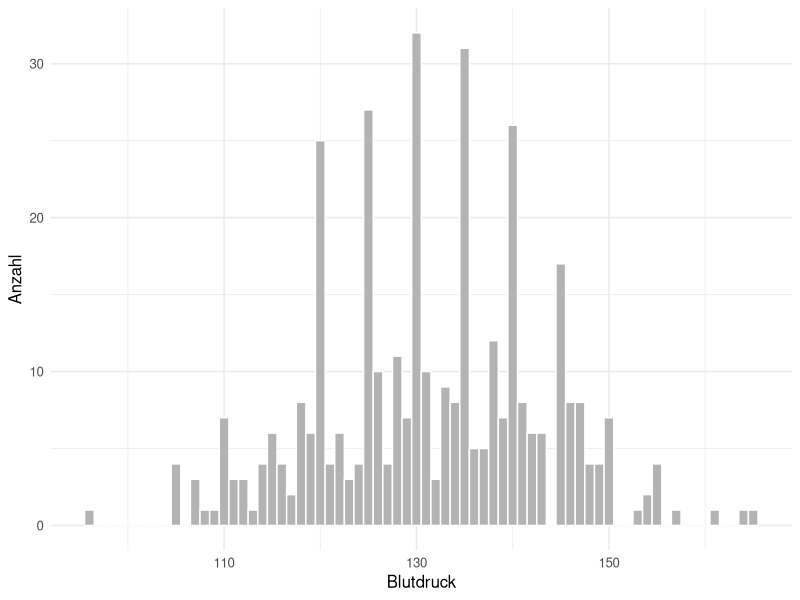
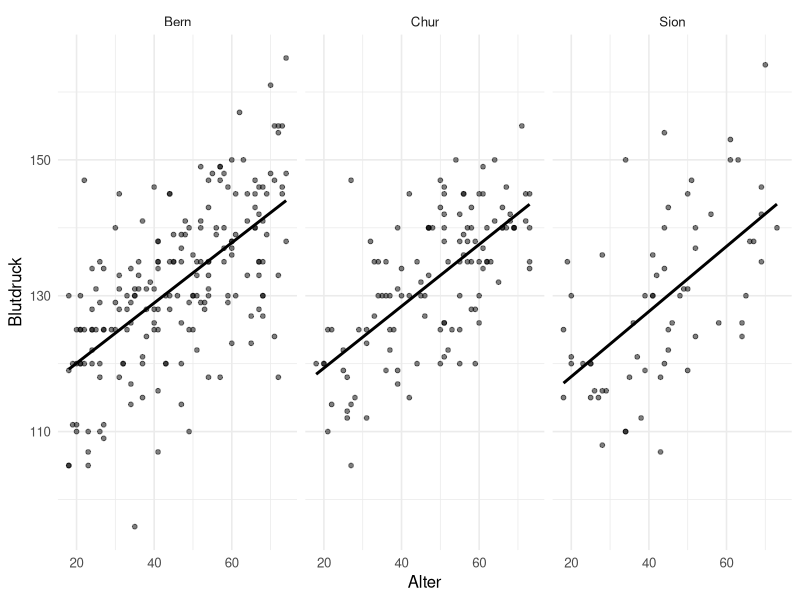

The R source for these figures, in order:
## ---- chunk 1
#| label: setup-r
#| include: false
library(ggplot2)
library(dplyr)

theme_set(theme_minimal(base_size = 12))
set.seed(42)

# Ein Datensatz mit absichtlich eingebauten Auffaelligkeiten, wie sie in
# echten Exporten vorkommen.
n <- 400
roh <- data.frame(
  gewicht  = round(rnorm(n, 82, 11), 1),
  alter    = sample(18:74, n, replace = TRUE),
  standort = sample(c("Bern", "Chur", "Sion"), n, replace = TRUE,
                    prob = c(0.5, 0.3, 0.2))
)
roh$blutdruck <- round(90 + 0.45 * roh$alter + 0.25 * roh$gewicht + rnorm(n, 0, 8))
# Rundungspraeferenz: ein Teil der Werte wurde auf 5 gerundet abgelesen
idx <- sample(seq_len(n), 150)
roh$blutdruck[idx] <- round(roh$blutdruck[idx] / 5) * 5
# Sensorfehler und Luecken
roh$gewicht[c(12, 88, 301)] <- -1
roh$blutdruck[sample(seq_len(n), 18)] <- NA
## ---- chunk 2
#| label: fig-variation-r
#| fig-cap: "Verteilung des Blutdrucks. Der Bereich stimmt, die Form ist auffällig gezackt."
#| fig-height: 3.2
ggplot(roh, aes(blutdruck)) +
  geom_histogram(binwidth = 1, fill = "grey70", colour = "white") +
  labs(x = "Blutdruck", y = "Anzahl")
## ---- chunk 3
#| label: rundung-r
endziffern <- table(roh$blutdruck %% 10)
round(prop.table(endziffern), 3)
## ---- chunk 4
#| label: bereinigt-eda-r
#| include: false
daten <- roh
daten$gewicht[daten$gewicht < 0] <- NA
## ---- chunk 5
#| label: fig-kovariation-r
#| fig-cap: "Blutdruck gegen Alter, getrennt nach Standort."
#| fig-height: 3.2
ggplot(daten, aes(alter, blutdruck)) +
  geom_point(alpha = 0.5, size = 1.3) +
  geom_smooth(method = "lm", formula = y ~ x, se = FALSE, colour = "black") +
  facet_wrap(~ standort) +
  labs(x = "Alter", y = "Blutdruck")
## ---- chunk 6
#| label: kreuztabelle-r
daten$altersgruppe <- cut(daten$alter,
                          breaks = c(17, 35, 55, 75),
                          labels = c("18-35", "36-55", "56-74"))

tab <- table(daten$standort, daten$altersgruppe)
tab
round(prop.table(tab, margin = 1), 2)    # Anteile je Zeile
